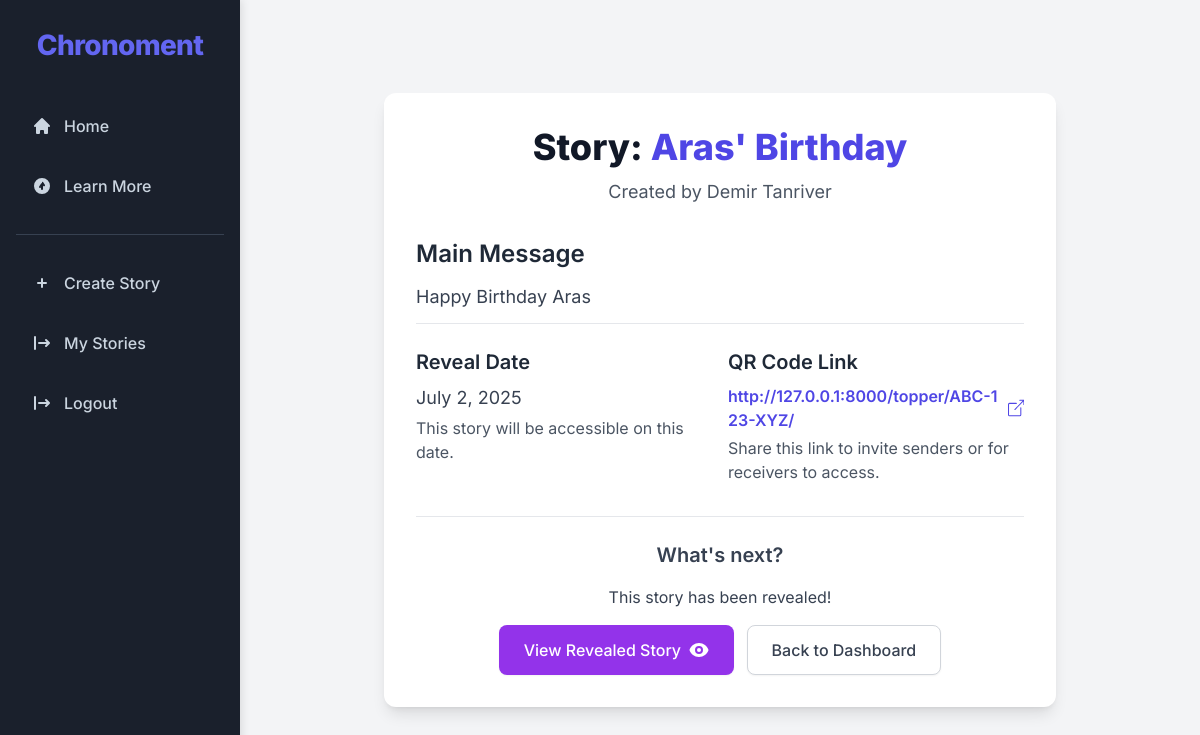
Before: /story/1/ (signed in) with the older database file.
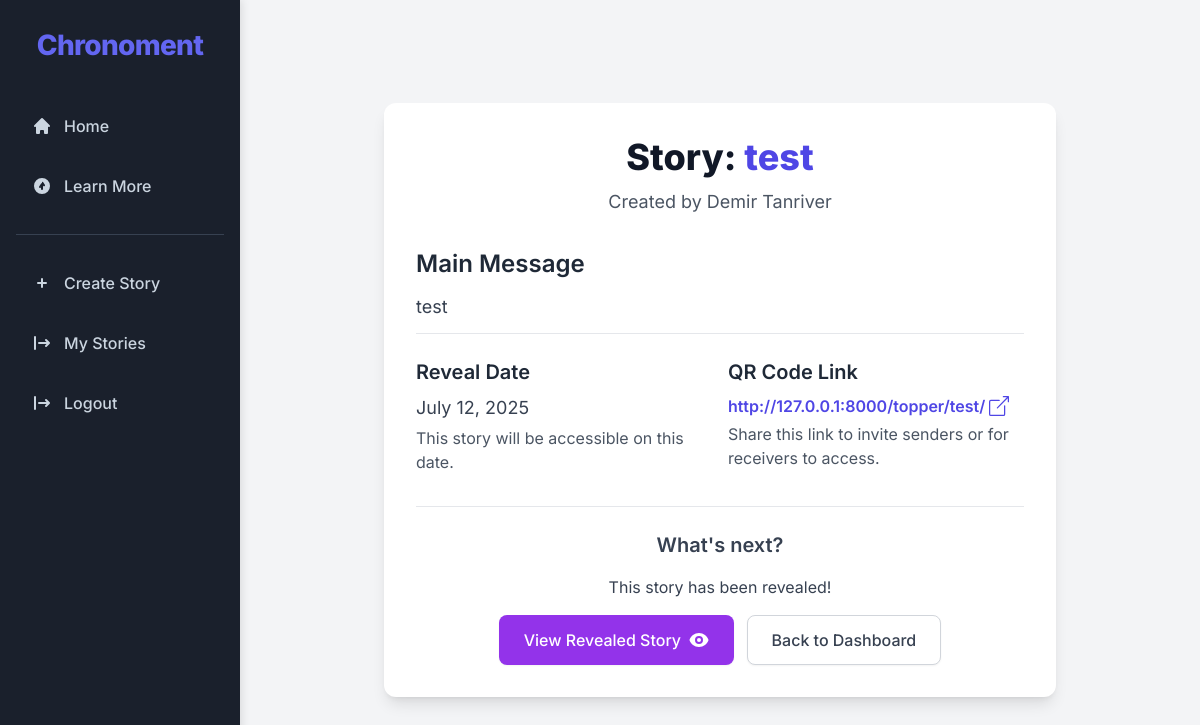
After: the same page with the newer database file.
### main/models.py (models this page shows, shortened)
class Stories(models.Model):
    organiser = models.ForeignKey(Organisers, on_delete=models.CASCADE, related_name='stories')
    title = models.CharField(max_length=255)
    main_message = models.TextField()
    reveal_date = models.DateField()
    qr_code_url = models.URLField(max_length=500, blank=True, null=True) # URL for the QR code
    topper_identifier = models.CharField(
        max_length=100,
        unique=True,
        blank=False,
        null=False,
        help_text="Unique code printed on the physical cake topper's QR code."
    )
    max_senders = models.PositiveIntegerField(
        default=6, # A reasonable default, adjust as needed
        help_text="Maximum number of senders allowed to contribute to this story."
    )
    created_at = models.DateTimeField(auto_now_add=True)
    updated_at = models.DateTimeField(auto_now=True)
    class Meta:
        verbose_name_plural = "Stories" # Correct pluralization for admin

class Organisers(AbstractBaseUser, PermissionsMixin):
    first_name = models.CharField(max_length=200, null=False)
    last_name = models.CharField(max_length=200, null=False)
    email = models.EmailField(max_length=255, unique=True, null=False)
    address = models.TextField(null=True, blank=True)
    phone_number = models.CharField(max_length=50, null=True, blank=True)
    is_active = models.BooleanField(default=True)
    is_staff = models.BooleanField(default=False) # Allows access to Django Admin
    date_joined = models.DateTimeField(default=timezone.now) # Required by AbstractBaseUser
    objects = OrganiserManager()
    USERNAME_FIELD = 'email'
    REQUIRED_FIELDS = ['first_name', 'last_name']
    class Meta:
        verbose_name_plural = "Organisers" # Fixes pluralization in Django admin

### main/views.py (the view)
# urls.py: path('story/<int:story_id>/', views.story_detail, name='story_detail'),
@login_required
def story_detail(request, story_id):
    story = get_object_or_404(Stories, id=story_id, organiser=request.user)
    is_revealed = story.reveal_date <= timezone.now().date()
    context = {
        'story': story,
        'is_revealed': is_revealed, # Pass this flag to the template
        'page_title': f"Story: {story.title}"
    }
    return render(request, 'main/story_detail.html', context)

### main/templates/main/story_detail.html (shortened to what this page needs)
{% extends 'main/base.html' %}
{% load static %}
{% block content %}
<div class="container mx-auto px-4 py-8">
    <div class="bg-white p-8 rounded-xl shadow-lg max-w-2xl mx-auto">
        <div class="text-center mb-8">
            <h1 class="text-4xl font-extrabold text-gray-900 leading-tight mb-2">
                Story: <span class="text-indigo-600">{{ story.title }}</span>
            </h1>
            <p class="text-lg text-gray-600">Created by {{ story.organiser.first_name }} {{ story.organiser.last_name }}</p>
        </div>
        <div class="mb-6 border-b pb-3 border-gray-200">
            <h3 class="text-2xl font-semibold text-gray-800 mb-3">Main Message</h3>
            <p class="text-gray-700 text-lg leading-relaxed">{{ story.main_message }}</p>
        </div>
        <div class="grid grid-cols-1 md:grid-cols-2 gap-4 mb-4">
            <div>
                <h4 class="text-xl font-semibold text-gray-800 mb-2">Reveal Date</h4>
                <p class="text-gray-700 text-lg">{{ story.reveal_date|date:"F j, Y" }}</p>
                <p class="text-gray-600 mt-1">This story will be accessible on this date.</p>
            </div>
            <div>
                <h4 class="text-xl font-semibold text-gray-800 mb-2">QR Code Link</h4>
                <a href="{{ story.qr_code_url }}" target="_blank" rel="noopener noreferrer"
                   class="inline-flex items-center text-indigo-600 hover:text-indigo-500 font-semibold break-all">
                    {{ story.qr_code_url }}
                </a>
                <p class="text-gray-600 mt-1">Share this link to invite senders or for receivers to access.</p>
            </div>
        </div>
        <div class="text-center mt-8 pt-6 border-t border-gray-200">
            <h4 class="text-xl font-semibold text-gray-700 mb-4">What's next?</h4>
            {% if is_revealed %}
                <p class="text-gray-700 mb-4">This story has been revealed!</p>
                <a href="{% url 'view_revealed_story' story.id %}"
                   class="inline-flex items-center justify-center px-6 py-3 border border-transparent text-base font-medium rounded-lg shadow-sm text-white bg-purple-600 hover:bg-purple-700 focus:outline-none focus:ring-2 focus:ring-offset-2 focus:ring-purple-500 transition duration-150 ease-in-out mr-2">
                    View Revealed Story
                </a>
            {% endif %}
            <a href="{% url 'home' %}"
               class="inline-flex items-center justify-center px-6 py-3 border border-gray-300 rounded-lg shadow-sm text-base font-medium text-gray-700 bg-white hover:bg-gray-50 focus:outline-none focus:ring-2 focus:ring-offset-2 focus:ring-indigo-500 transition duration-150 ease-in-out">
                Back to Dashboard
            </a>
        </div>
    </div>
</div>
{% endblock %}

Changed rows visible on the page:
changed Stories "Demir": title "Aras' Birthday" → "test"; main_message "Happy Birthday Aras" → "test"; reveal_date "July 2, 2025" → "July 12, 2025"; qr_code_url "http://127.0.0.1:8000/topper/ABC-123-XYZ/" → "http://127.0.0.1:8000/topper/test/"
